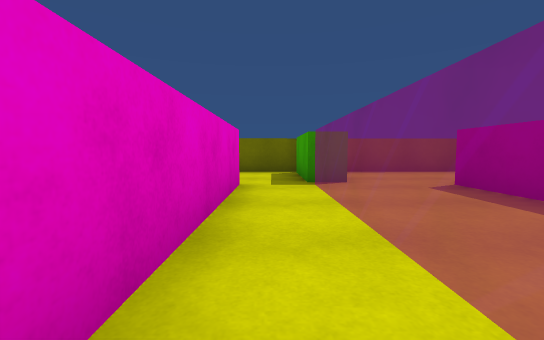
View 1 (above)

16 first-person views from a walk through a scene from a Unity 3-D project. The camera is 0.62 m above the floor, tilts 4° down and sees 90° across. The floor is counted in squares, 1 m on a side. Each view is taken from the middle of a square. On the plan, view 1 faces up. The plan holds only what a view shows up to about 9 squares ahead; the rest is blank. The player is left out.

View 2
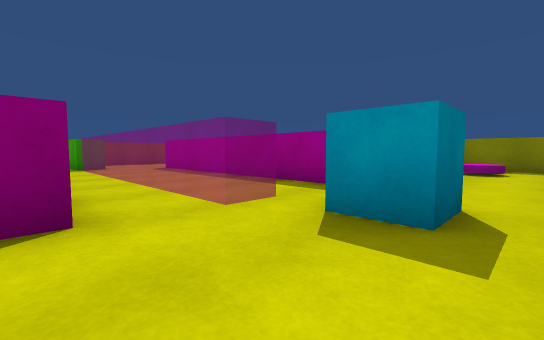

View 3
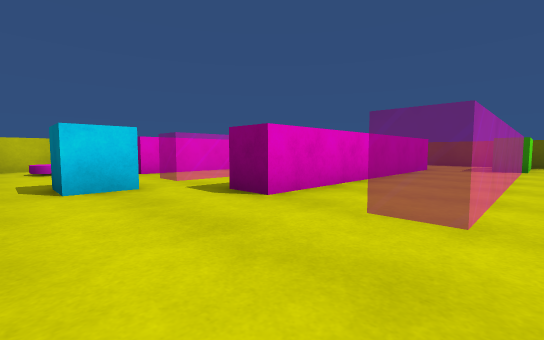

View 4
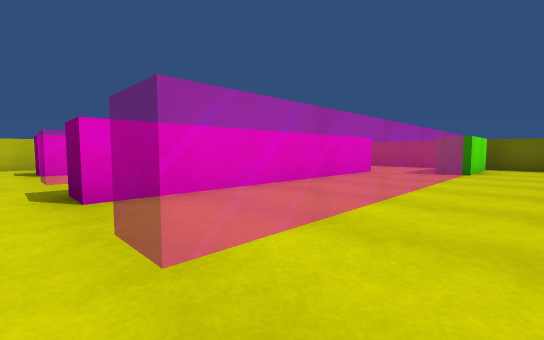

View 5
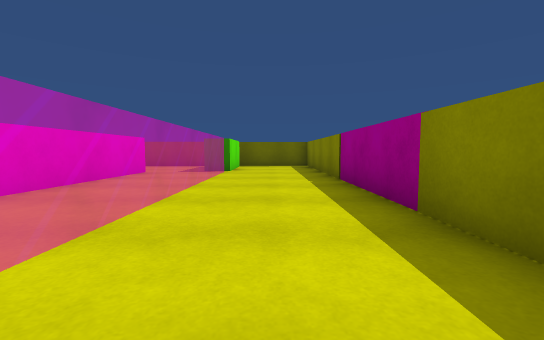

View 6
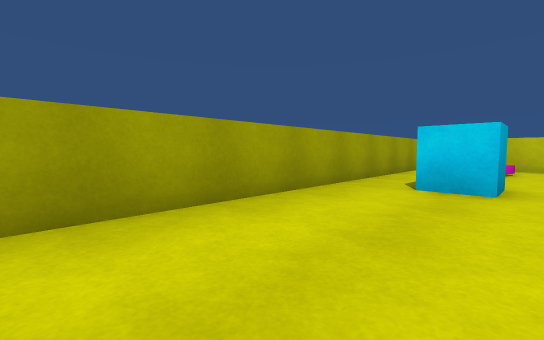

View 7
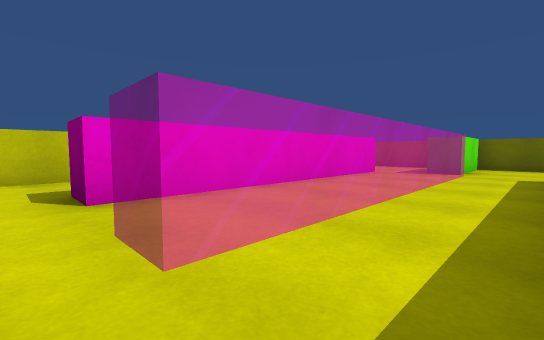

View 8
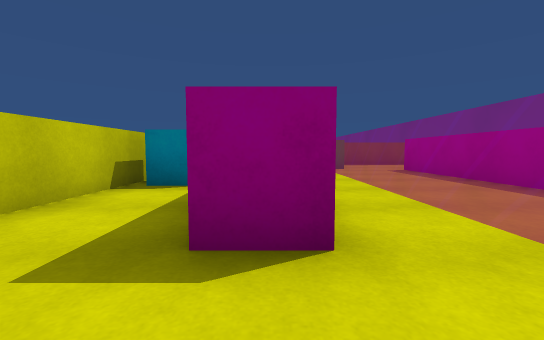

View 9
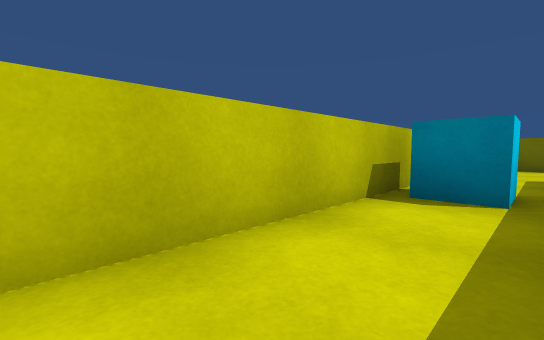

View 10
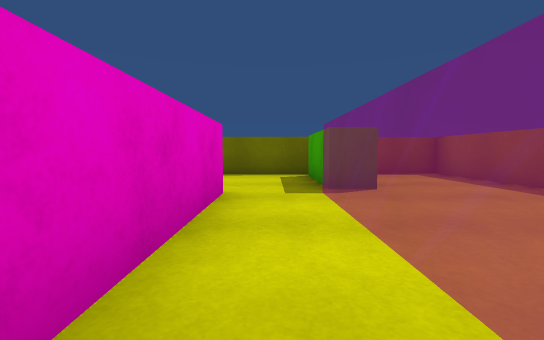

View 11
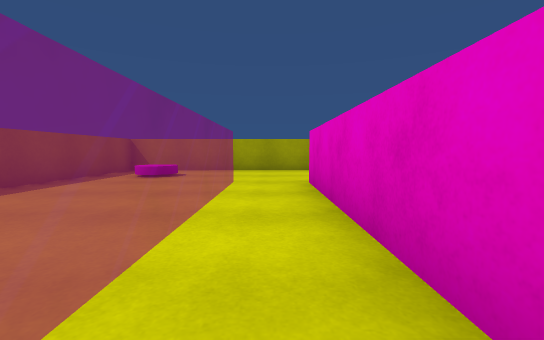

View 12
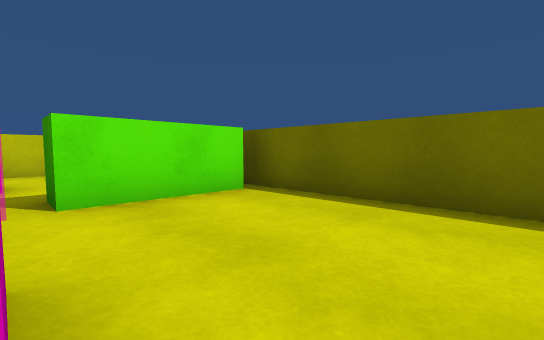

View 13
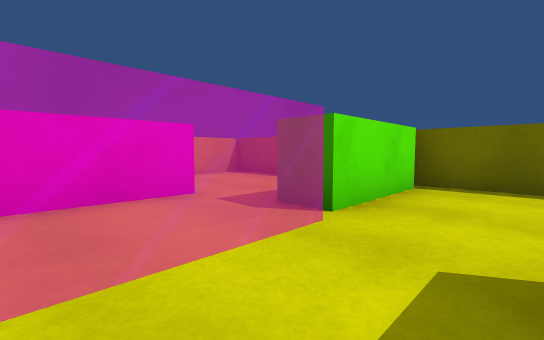

View 14
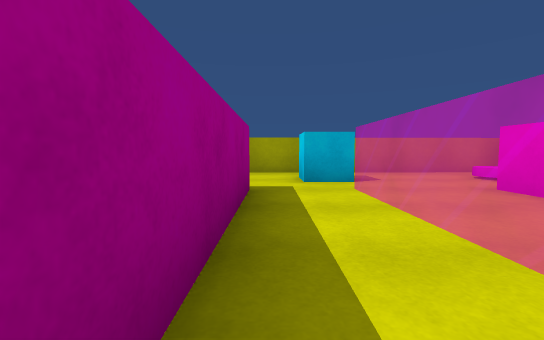

View 15
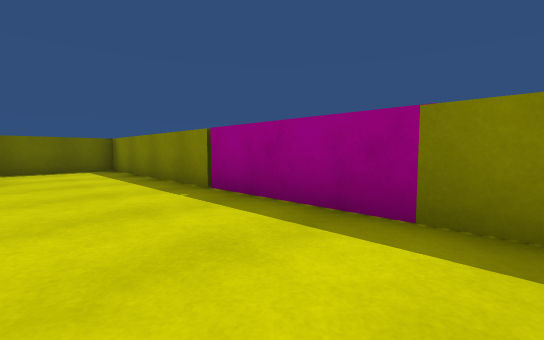

View 16
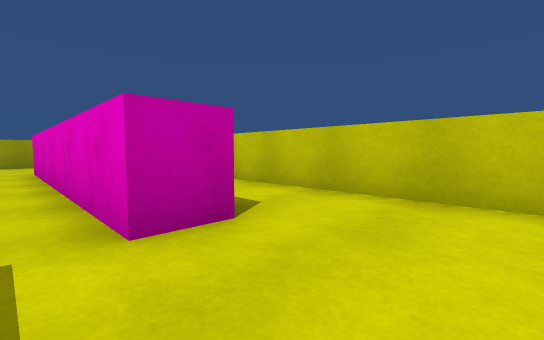

### Floor plan
Key: @ floor where view 1 was taken; # wall or solid block; . floor; = window, fence, low wall or low ledge; B green block; C cyan cube; P pink disc.
Columns run from 4 left of view 1 to 10 right of it. Each row starts with its distance up from view 1.
  9      ##########
  8 ######....B...#
  7 #....B....B...#
  6 #....B....B...#
  5 #..#.=....=...#
  4 #..#.=..#.=...#
  3 #..#.=..#.=...#
  2 #C.#.=..#.=...#
  1 #CC#.=..#.=...#
  0 #..#@=..#.=...#
 -1 #..#.=..#.=...#
 -2 #..#.=..#.=...#
 -3 #.............#
 -4 #.P...C.....P.#
 -5 #.............#
 -6 ###############

Where each view was taken, in squares from view 1:
view 1: 0 up, 0 right, facing up
view 2: 5 down, 1 left, facing up-right
view 3: 5 down, 7 right, facing up-left
view 4: 3 down, 8 right, facing up-left
view 5: 3 down, 8 right, facing up
view 6: 3 down, 7 right, facing down-left
view 7: 3 down, 3 right, facing up-left
view 8: 4 down, 1 left, facing up
view 9: 3 down, 2 left, facing up-left
view 10: 1 up, 5 right, facing up
view 11: 3 up, 5 right, facing down
view 12: 5 up, 5 right, facing up-left
view 13: 3 up, 3 right, facing up-left
view 14: 2 up, 3 right, facing down
view 15: 1 down, 7 right, facing up-right
view 16: 7 up, 0 right, facing down-left
